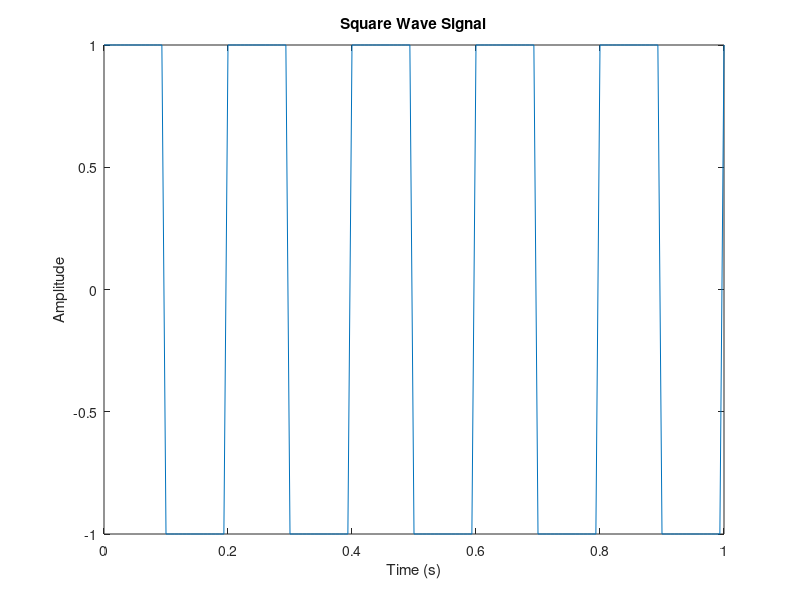
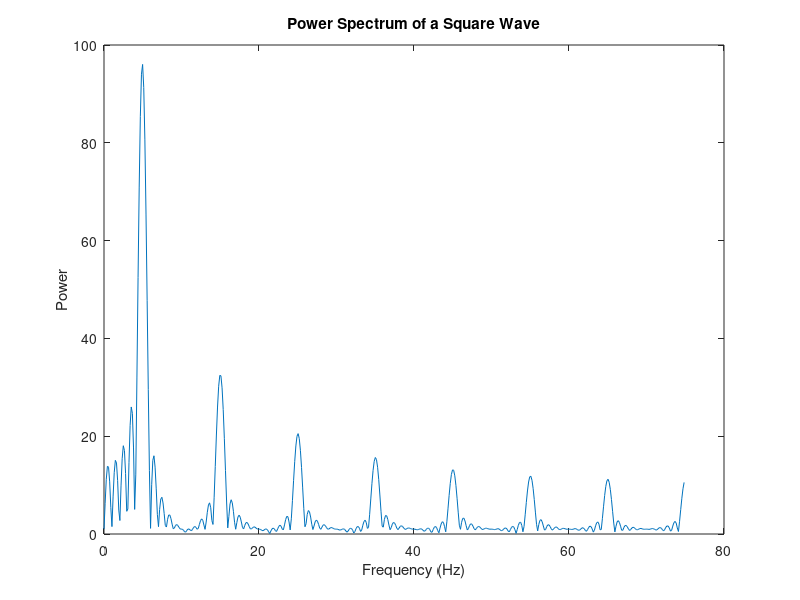

These figures' MATLAB source, in order:
frequence = 150; % Sampling frequency
t = 0:1/frequence:1; % Time vector of 1 second
f = 5; % Create a sine wave of f Hz.
x = square(2*pi*t*f);
lfft = 1024; % Length of FFT
% Take fft, padding with zeros so that length(X) is equal to nfft
X = fft(x,lfft);
% FFT is symmetric, throw away second half 
X = X(1:lfft/2);
% Take the magnitude of fft of x
mx = abs(X);
% Frequency vector
f = (0:lfft/2-1)*frequence/lfft;
% Generate the plot, title and labels.
figure(1);
plot(t,x);
title('Square Wave Signal');
xlabel('Time (s)');
ylabel('Amplitude');
figure(2);
plot(f,mx);
title('Power Spectrum of a Square Wave');
xlabel('Frequency (Hz)');
ylabel('Power'); 